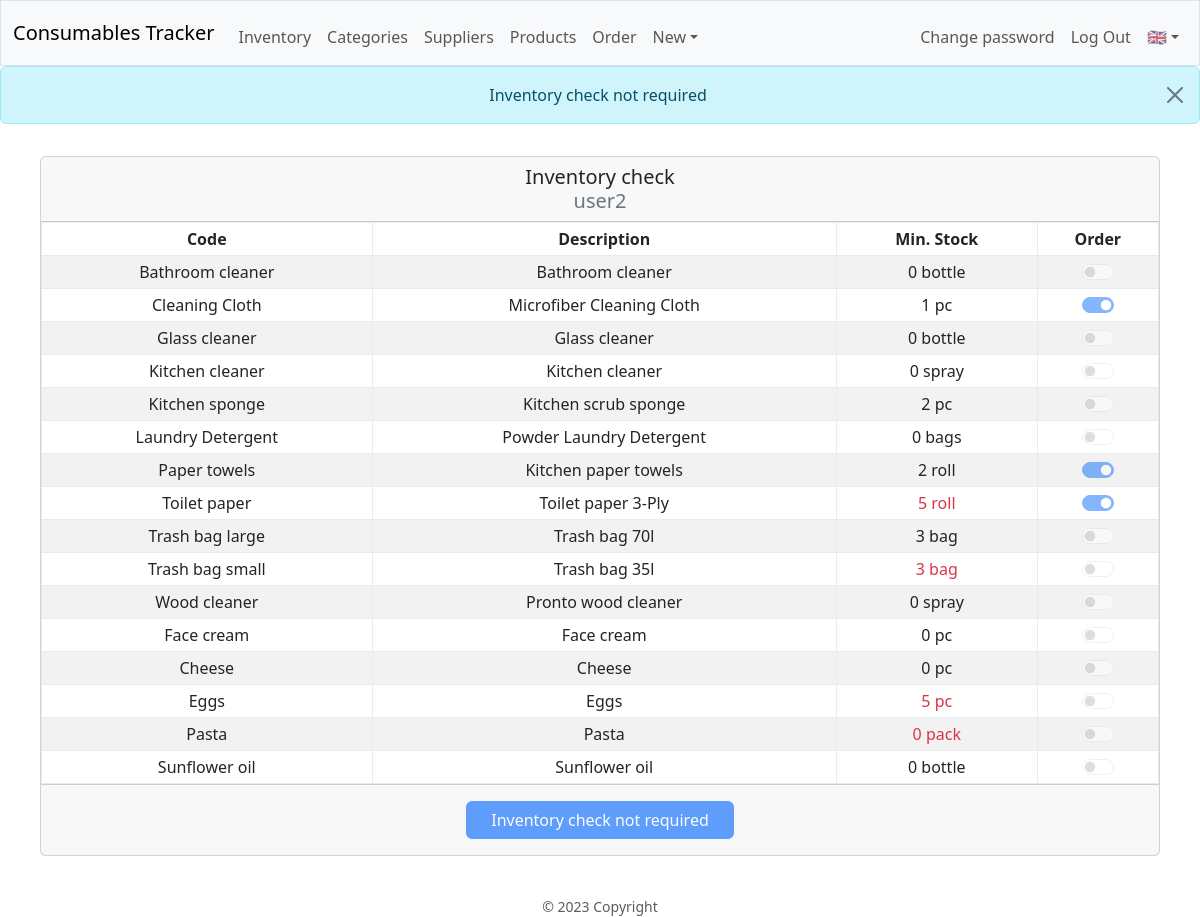
The page /inventory (signed in) on the database its author committed.
### database.py (models this page shows, shortened)
class Base(MappedAsDataclass, DeclarativeBase):
    id: Mapped[int] = mapped_column(init=False, primary_key=True)

class User(Base):
    name: Mapped[str] = mapped_column(unique=True)
    password: Mapped[str] = mapped_column(repr=False)
    products: Mapped[List["Product"]] = relationship(
        default_factory=list, back_populates="responsable", repr=False)
    admin: Mapped[bool] = mapped_column(default=False)
    in_use: Mapped[bool] = mapped_column(default=True)
    done_inv: Mapped[bool] = mapped_column(default=True)
    reg_req: Mapped[bool] = mapped_column(default=True)
    req_inv: Mapped[bool] = mapped_column(default=False)
    details: Mapped[Optional[str]] = mapped_column(default="", repr=False)
    email: Mapped[Optional[str]] = mapped_column(default="", repr=False)
    username = synonym("name")

class Product(Base):
    name: Mapped[str] = mapped_column(unique=True)
    description: Mapped[str]
    responsable_id = mapped_column(ForeignKey("users.id"), nullable=False)
    responsable: Mapped[User] = relationship(back_populates="products",
                                             repr=False)
    category_id = mapped_column(ForeignKey("categories.id"), nullable=False)
    category: Mapped[Category] = relationship(back_populates="products",
                                              repr=False)
    supplier_id = mapped_column(ForeignKey("suppliers.id"), nullable=False)
    supplier: Mapped[Supplier] = relationship(back_populates="products",
                                              repr=False)
    meas_unit: Mapped[str]
    min_stock: Mapped[int]
    ord_qty: Mapped[int]
    to_order: Mapped[bool] = mapped_column(default=False)
    critical: Mapped[bool] = mapped_column(default=False)
    in_use: Mapped[bool] = mapped_column(default=True)
    code = synonym("name")

### blueprints/inv/inv.py (the view)
@inv_bp.route("/inventory", methods=["GET", "POST"])
@login_required
def inventory():
    logger.info("Inventory check page")
    inv_form: InventoryForm = InventoryForm()
    with dbSession() as db_session:
        user = db_session.get(User, session.get("user_id"))
    if inv_form.validate_on_submit() and not user.done_inv:
        with dbSession() as db_session:
            products = db_session.scalars(
                select(Product)
                .filter_by(responsable_id=user.id, in_use=True)
                ).all()
            for product in products:
                if str(product.id) in request.form:
                    product.to_order = True
                else:
                    product.to_order = False
            db_session.get(User, user.id).done_inv = True
            db_session.commit()
        logger.debug("Inventory submitted")
        flash(gettext("Inventory has been submitted"))
        return redirect(url_for("main.index"))
    elif inv_form.errors:
        logger.warning("Inventory submitting error(s)")
        flash_errors(inv_form.errors)
    elif user.done_inv:
        logger.warning("Inventory check not required")
        flash(gettext("Inventory check not required"), "info")
    with dbSession() as db_session:
        products = db_session.scalars(
            select(Product)
            .filter_by(responsable_id=user.id, in_use=True)
            .order_by(Product.category_id, Product.name)
            ).all()
    return render_template(
        "inv/inventory.html",
        products=products, form=inv_form, user=user)

### blueprints/inv/inv.py
class InventoryForm(FlaskForm):
    """Flask-WTF form used just for csrf token."""

### app.py (called while the page is built, shortened)
def get_locale():
    if language := session.get("language"):
        return language

@app.context_processor
def inject_now():
    return {'now': datetime.utcnow()}

### helpers.py (called while the page is built)
def record_factory(*args, **kwargs):
    record = old_factory(*args, **kwargs)
    try:
        record.user = session.get("user_name", default="no_user")
    except RuntimeError:
        record.user = "no_user"
    record.tztime = datetime.now(
        tz=ZoneInfo("Europe/Bucharest")).strftime("%d.%m %H:%M")
    return record

def login_required(f):
    @wraps(f)
    def decorated_function(*args, **kwargs):
        if session.get("user_id") == None:
            flash(gettext("You have to be logged in..."), "warning")
            return redirect(url_for("auth.login"))
        return f(*args, **kwargs)
    return decorated_function

### blueprints/inv/templates/inv/inventory.html (shortened to what this page needs)
{% extends "layout.html" %}
{% block main %}
<form method="POST">
    <div class="card mx-auto" style="max-width: 70rem;">
        <div class="card-header h5 py-2">
            {{ gettext("Inventory check") }}
            <br>
            <span class="text-secondary">{{ user.name }}</span>
        </div>
        <div class="card-body p-0">
            <div class="table-responsive mx-auto">
                <table class="table align-middle table-sm table-hover table-bordered border-light-subtle table-striped m-0">
                    <thead>
                        <tr>
                            <th>{{ gettext("Code") }}</th>
                            <th>{{ gettext("Description") }}</th>
                            <th>{{ gettext("Min. Stock") }}</th>
                            <th>{{ gettext("Order") }}</th>
                        </tr>
                    </thead>
                    <tbody>
                        {% for product in products %}
                        <tr>
                            <td>{{ product.name }}</td>
                            <td>{{ product.description }}</td>
                            <td {% if product.critical %}class="text-danger"{% endif %}>{{ product.min_stock }} {{ product.meas_unit }}</td>
                            <td>
                                <div class="form-switch">
                                    <input class="form-check-input" type="checkbox" role="switch" id="{{ product.id }}" name="{{ product.id }}" {% if user.done_inv %}disabled{% endif %} {% if product.to_order %}checked{% endif %}>
                                </div>
                            </td>
                        </tr>
                        {% endfor %}
                    </tbody>
                </table>
            </div>
        </div>
        <div class="card-footer py-3">
            <input class="btn btn-primary px-4" type="submit" {% if user.done_inv %}value="{{ gettext("Inventory check not required") }}" disabled{% else %}value="{{ gettext("Submit inventory") }}"{% endif %} >
        </div>
    </div>
</form>
{% endblock %}

### rows shown on the page
User: name "user2"
Product: name "Bathroom cleaner", description "Bathroom cleaner", min_stock "0", meas_unit "bottle"
Product: name "Cleaning Cloth", description "Microfiber Cleaning Cloth", min_stock "1", meas_unit "pc", to_order "☑"
Product: name "Glass cleaner", description "Glass cleaner", min_stock "0", meas_unit "bottle"
Product: name "Kitchen cleaner", description "Kitchen cleaner", min_stock "0", meas_unit "spray"
Product: name "Kitchen sponge", description "Kitchen scrub sponge", min_stock "2", meas_unit "pc"
Product: name "Laundry Detergent", description "Powder Laundry Detergent", min_stock "0", meas_unit "bags"
Product: name "Paper towels", description "Kitchen paper towels", min_stock "2", meas_unit "roll", to_order "☑"
Product: name "Toilet paper", description "Toilet paper 3-Ply", min_stock "5", meas_unit "roll", to_order "☑"
Product: name "Trash bag large", description "Trash bag 70l", min_stock "3", meas_unit "bag"
Product: name "Trash bag small", description "Trash bag 35l", min_stock "3", meas_unit "bag"
Product: name "Wood cleaner", description "Pronto wood cleaner", min_stock "0", meas_unit "spray"
Product: name "Face cream", description "Face cream", min_stock "0", meas_unit "pc"
Product: name "Cheese", description "Cheese", min_stock "0", meas_unit "pc"
Product: name "Eggs", description "Eggs", min_stock "5", meas_unit "pc"
Product: name "Pasta", description "Pasta", min_stock "0", meas_unit "pack"
Product: name "Sunflower oil", description "Sunflower oil", min_stock "0", meas_unit "bottle"

### other values the page prints
{{ gettext("Inventory") }} "Inventory"
{{ gettext("Categories") }} "Categories"
{{ gettext("Suppliers") }} "Suppliers"
{{ gettext("Products") }} "Products"
{{ gettext("Order") }} "Order"
{{ gettext("New") }} "New"
{{ gettext("Change password") }} "Change password"
{{ message }} "Inventory check not required"
{{ gettext("Inventory check") }} "Inventory check"
{{ gettext("Code") }} "Code"
{{ gettext("Description") }} "Description"
{{ gettext("Min. Stock") }} "Min. Stock"
